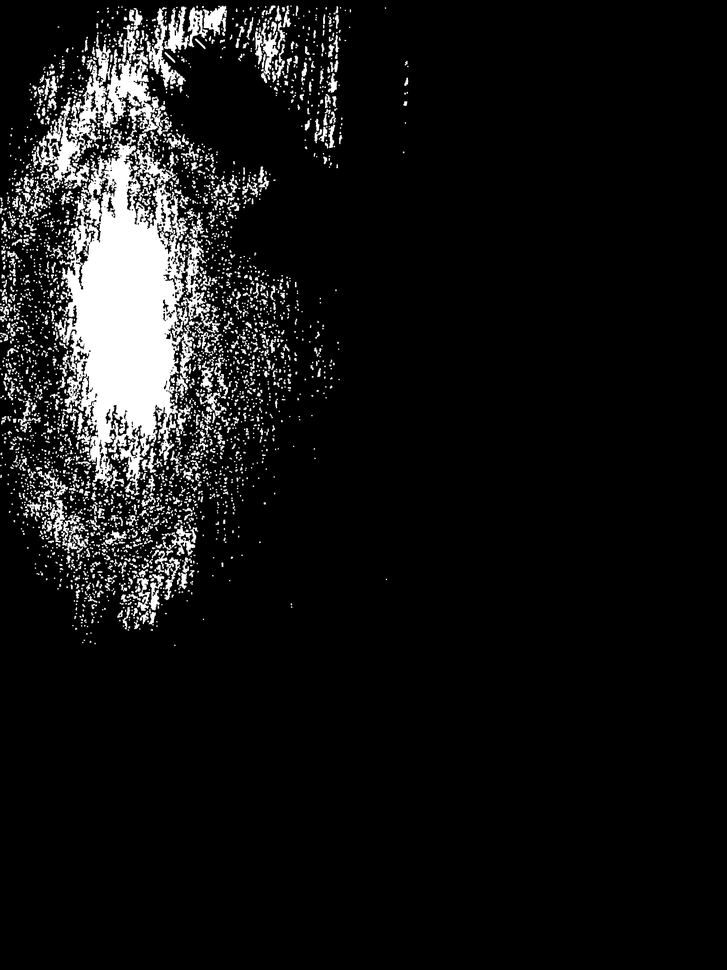
#> input picture aiot_cv/data/references/masks/ref_gluegun_01.png, 727 x 970 px, shrunk from 3024 x 4032 before the run, found by its file name
$ python generate_masks_simple.py
#> lines starting #> are read from the running program, lines starting #| are printed output that depends on the picture; after the words box and inside, x2 and y2 are one past the last pixel; in counts of white or black regions, pixels touching at a corner belong together
#!/usr/bin/env python3
"""
Simple mask generation script for reference images using PIL and scipy.
This script avoids OpenCV dependency issues.
"""

import os
import numpy as np
from PIL import Image
from scipy import ndimage

def generate_masks_for_images(image_files, input_dir, output_dir):
    """Generate masks for a list of image files."""
#> called with input_dir = 'aiot_cv/data/references/images', output_dir = 'aiot_cv/data/references/masks'

    # Ensure output directory exists
    os.makedirs(output_dir, exist_ok=True)

    print(f"Processing {len(image_files)} images")

    for img_file in image_files:
        img_path = os.path.join(input_dir, img_file)

        # Get corresponding mask filename
        mask_name = os.path.splitext(img_file)[0] + '.png'
        mask_path = os.path.join(output_dir, mask_name)

        print(f"Processing: {img_file}")

        try:
            # Load image
            img = Image.open(img_path)
#> img is the input picture: PIL image 727x970 L; min 0, max 255, mean 21.2
            w, h = img.size
#> w = 727; h = 970

            # Convert to numpy array
            img_array = np.array(img)

            # Create mask based on image analysis
            mask = create_mask_from_image(img_array)
#> in create_mask_from_image, `threshold = np.mean(gray) * 0.9`: threshold = 19.05
#> in create_mask_from_image, `mask = (gray < threshold).astype(np.uint8) * 255`:
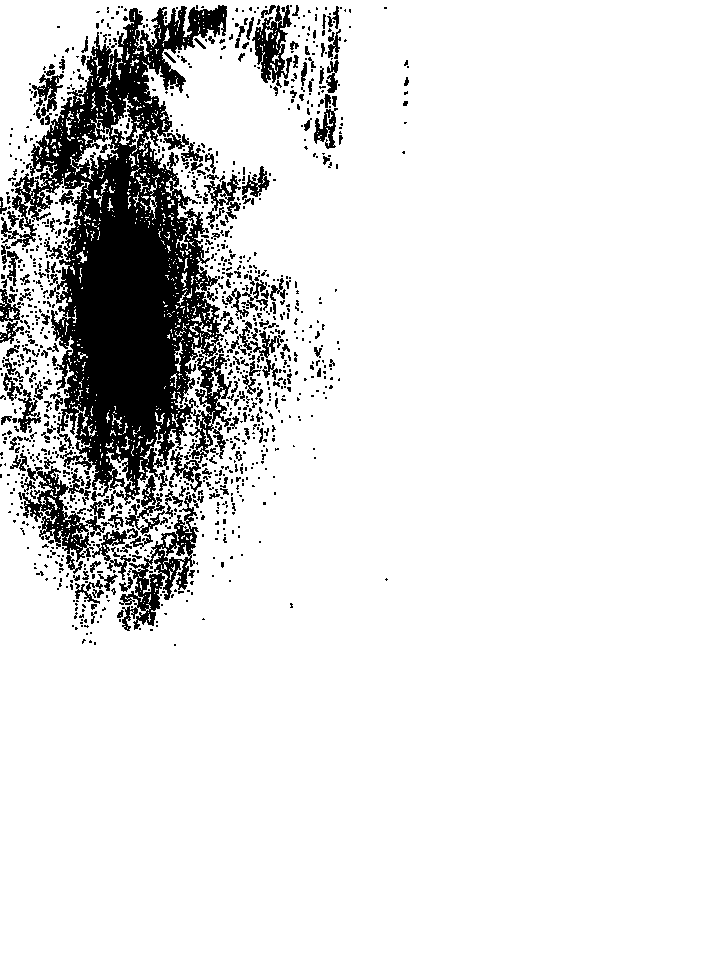
#> mask: shape (970, 727); 88.6% white; 1111 black regions (900 under 20 px), largest, box (x1, y1, x2, y2) and area: (1, 5, 232, 519) 51785, (119, 495, 199, 631) 3071, (18, 466, 105, 562) 2684

            # Apply morphological operations to clean up mask
            mask = clean_mask(mask)
#> in clean_mask, `binary_mask = ndimage.binary_opening(binary_mask, structure=np.ones((5..`:
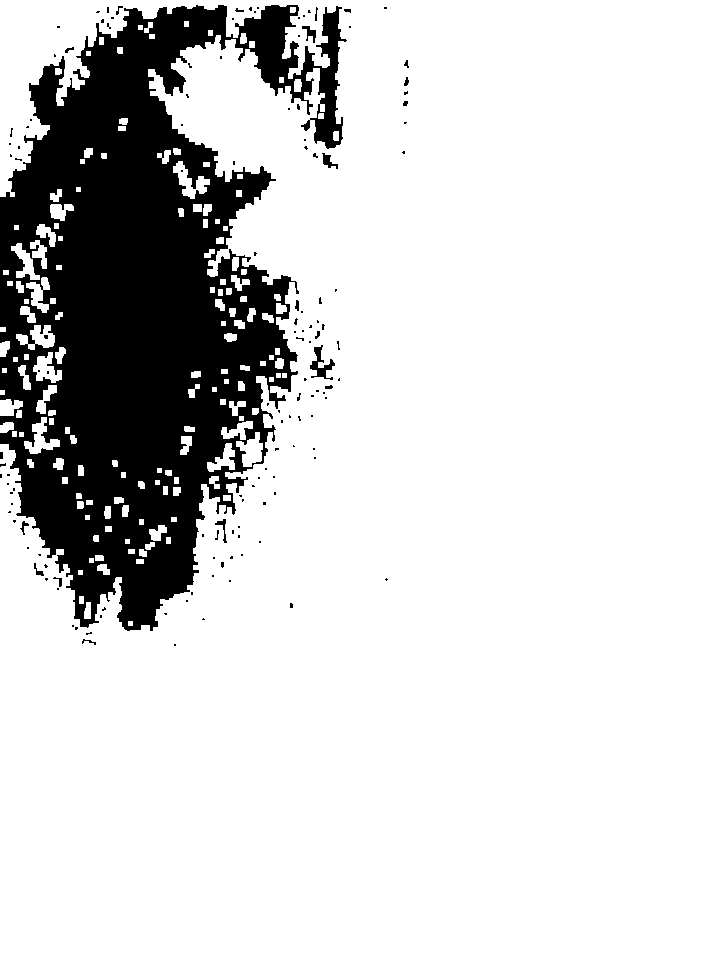
#> binary_mask: shape (970, 727) bool; 83.4% white; 138 black regions (117 under 20 px), largest, box (x1, y1, x2, y2) and area: (0, 5, 347, 631) 115162, (310, 345, 335, 380) 322, (322, 153, 338, 169) 110
#> in clean_mask, `binary_mask = ndimage.binary_fill_holes(binary_mask)`:
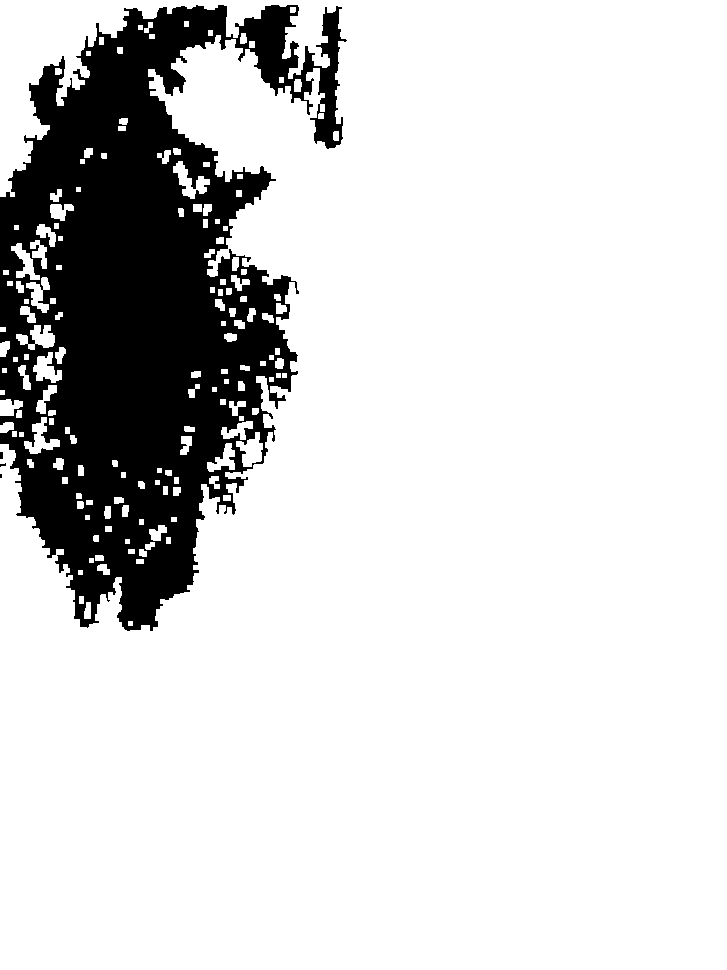
#> binary_mask: shape (970, 727) bool; 83.7% white; 4 black regions (2 under 20 px), largest, box (x1, y1, x2, y2) and area: (0, 5, 347, 631) 115109, (0, 452, 3, 459) 21
#> in clean_mask, `binary_mask = ndimage.binary_closing(binary_mask, structure=np.ones((3..`:
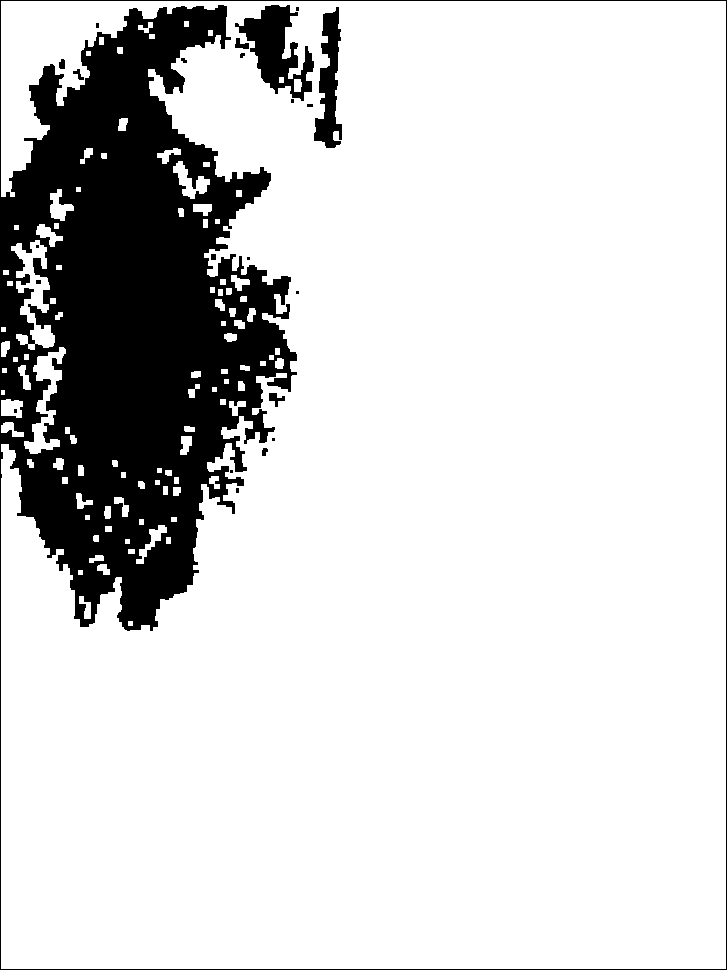
#> binary_mask: shape (970, 727) bool; 83.4% white; 23 black regions (11 under 20 px), largest, box (x1, y1, x2, y2) and area: (0, 0, 727, 970) 110761, (235, 5, 314, 101) 3394, (314, 7, 342, 148) 2140

            # Ensure mask is not too small
            mask_area = np.sum(mask > 0)
#> mask_area = 588330
            if mask_area < (w * h * 0.05):  # If mask is too small
                print(f"  -> Mask too small ({mask_area} pixels), creating center region")
                mask = create_center_mask(w, h)

            # Save mask
            mask_img = Image.fromarray(mask, mode='L')
            mask_img.save(mask_path)

            mask_area = np.sum(mask > 0)
            mask_percentage = (mask_area / (w * h)) * 100
#> mask_percentage = 83.43
            print(f"  -> Created mask: {mask_name} (area: {mask_area} pixels, {mask_percentage:.1f}%)")
#|   -> Created mask: ref_gluegun_01.png (area: 588330 pixels, 83.4%)

        except Exception as e:
            print(f"  -> Error processing {img_file}: {e}")
            # Create a fallback mask
            img = Image.open(img_path)
            w, h = img.size
            mask = np.ones((h, w), dtype=np.uint8) * 255
            mask_img = Image.fromarray(mask, mode='L')
            mask_img.save(mask_path)
            print(f"  -> Created fallback mask: {mask_name}")
#> pass 2 of the loop in generate_masks_for_images, `for img_file in image_files:`:
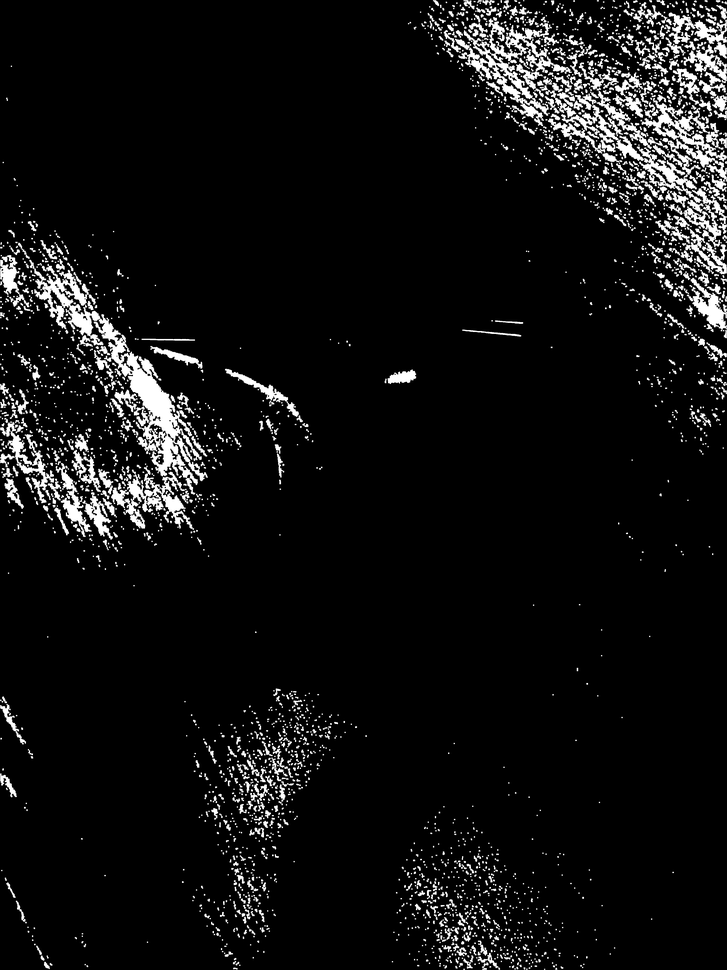
#> input picture aiot_cv/data/references/masks/ref_gluegun_02.png, 727 x 970 px, shrunk from 3024 x 4032 before the run, found by its file name
#> in generate_masks_for_images, img is the input picture: PIL image 727x970 L; min 0, max 255, mean 17
#> threshold = 15.33
#> in create_mask_from_image (call 2), `mask = (gray < threshold).astype(np.uint8) * 255`:
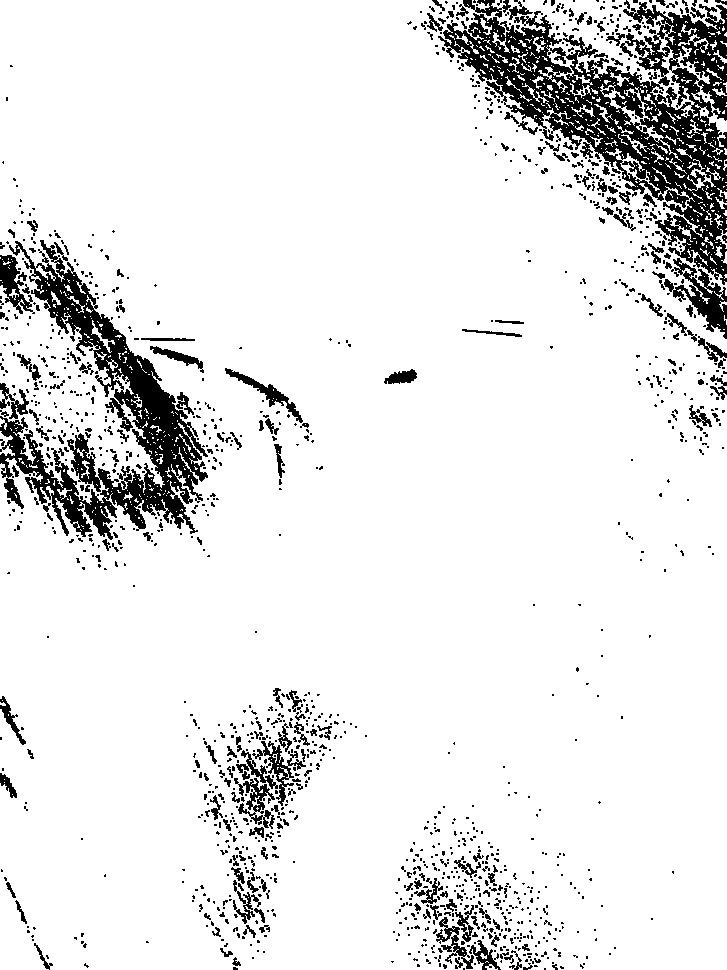
#> mask: shape (970, 727); 89.9% white; 1358 black regions (1127 under 20 px), largest, box (x1, y1, x2, y2) and area: (438, 2, 727, 285) 26410, (0, 240, 208, 540) 17604, (664, 258, 727, 339) 1726
#> in clean_mask (call 2), `binary_mask = ndimage.binary_closing(binary_mask, structure=np.ones((3..`:
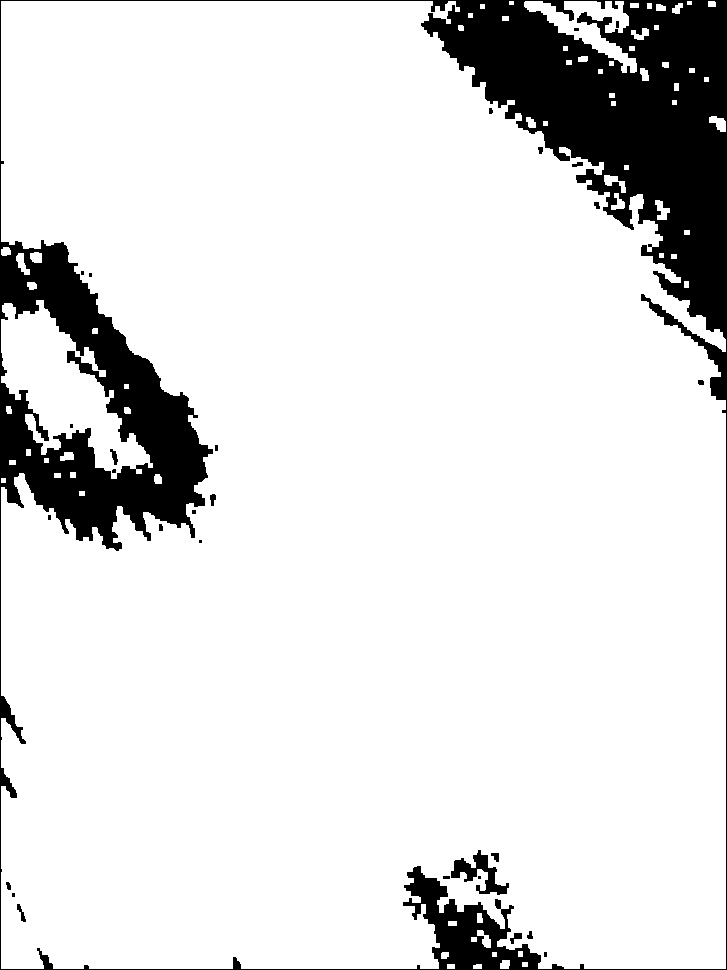
#> binary_mask: shape (970, 727) bool; 87.5% white; 29 black regions (12 under 20 px), largest, box (x1, y1, x2, y2) and area: (0, 0, 727, 970) 86792, (451, 850, 509, 895) 950, (510, 933, 522, 944) 69
#> mask_area = 616705
#> mask_percentage = 87.45
#|   -> Created mask: ref_gluegun_02.png (area: 616705 pixels, 87.5%)
#> pass 3 of the loop in generate_masks_for_images, `for img_file in image_files:`:
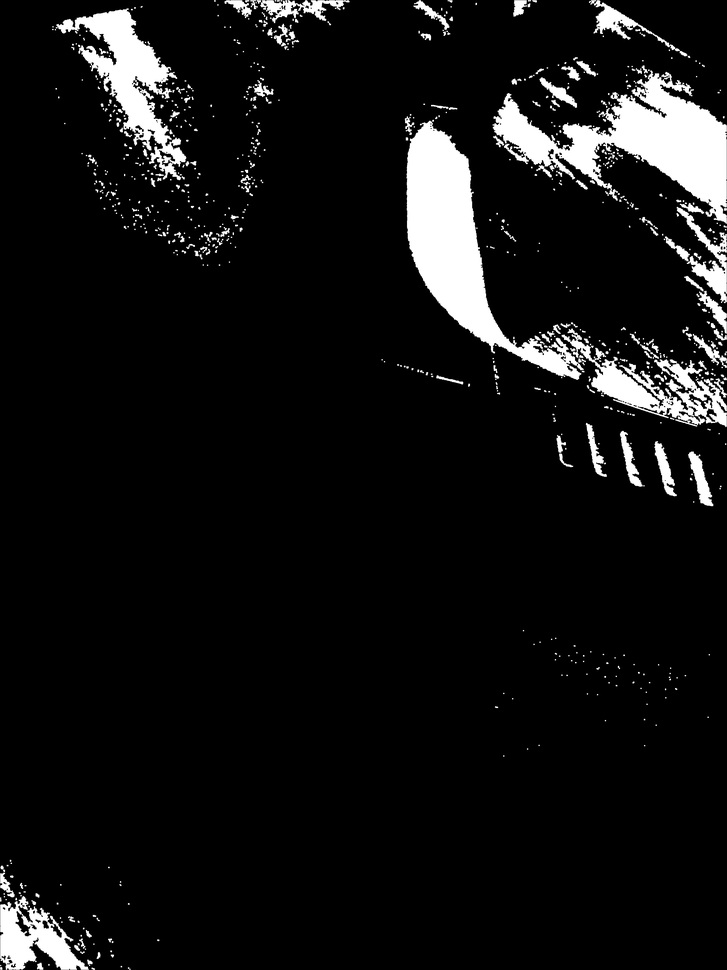
#> input picture aiot_cv/data/references/masks/ref_gluegun_04.png, 727 x 970 px, shrunk from 3024 x 4032 before the run, found by its file name
#> in generate_masks_for_images, img is the input picture: PIL image 727x970 L; min 0, max 255, mean 19.3
#> threshold = 17.35
#> in create_mask_from_image (call 3), `mask = (gray < threshold).astype(np.uint8) * 255`:
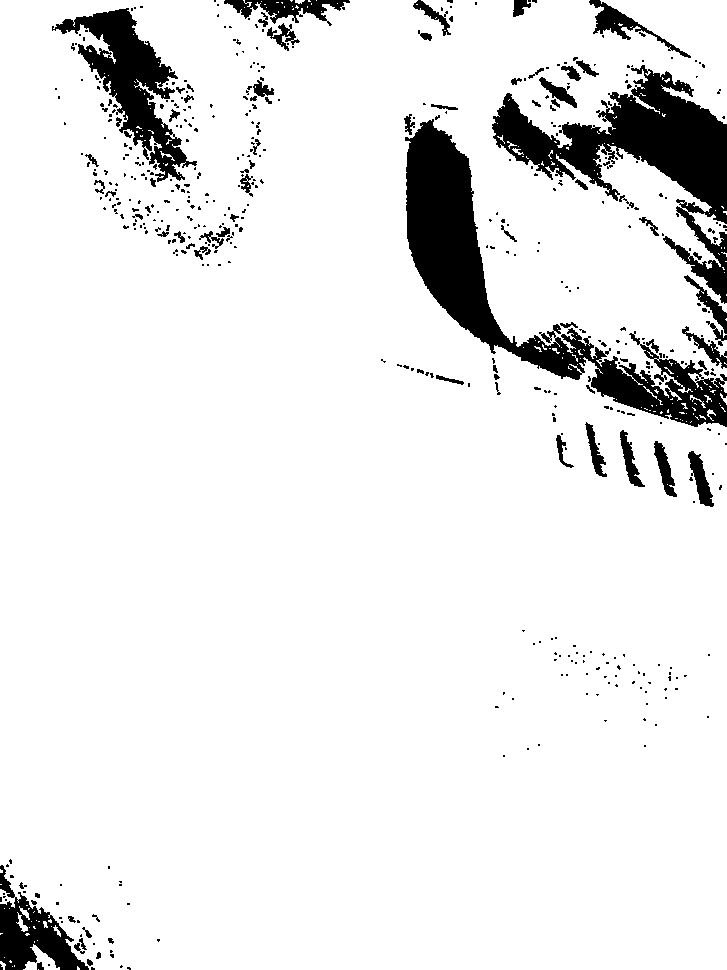
#> mask: shape (970, 727); 91.2% white; 493 black regions (411 under 20 px), largest, box (x1, y1, x2, y2) and area: (405, 119, 727, 427) 20259, (492, 65, 727, 304) 16965, (52, 8, 197, 182) 7799
#> in clean_mask (call 3), `binary_mask = ndimage.binary_closing(binary_mask, structure=np.ones((3..`:
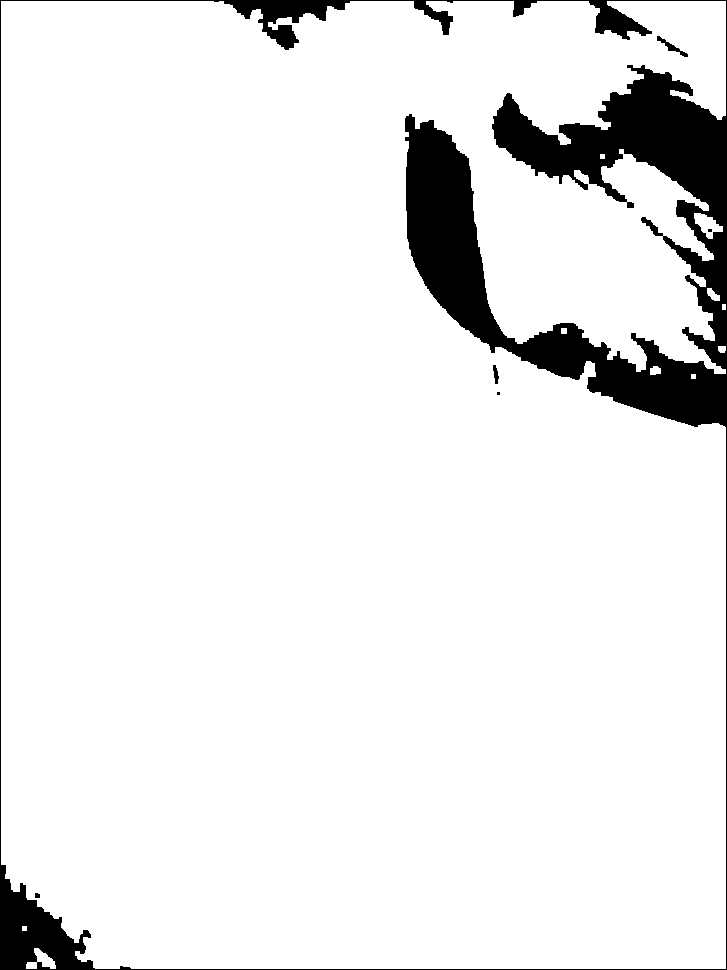
#> binary_mask: shape (970, 727) bool; 92.1% white; 6 black regions (2 under 20 px), largest, box (x1, y1, x2, y2) and area: (0, 0, 727, 970) 55600, (657, 36, 688, 57) 151, (493, 365, 499, 384) 70, (35, 893, 40, 898) 23
#> mask_area = 649325
#> mask_percentage = 92.08
#|   -> Created mask: ref_gluegun_04.png (area: 649325 pixels, 92.1%)
#> the loop made 5 passes; the first 3 are shown

def create_mask_from_image(img_array):
    """Create mask from image array using color analysis."""

    if len(img_array.shape) == 3:
        # RGB image - analyze colors
        r, g, b = img_array[:, :, 0], img_array[:, :, 1], img_array[:, :, 2]

        # For hot glue gun (pink objects)
        # Create mask for pink colors
        pink_mask = (
            (r > 180) & (r < 255) &  # High red
            (g > 100) & (g < 200) &  # Medium green
            (b > 150) & (b < 255)    # High blue
        )

        # Include white parts (trigger, nozzle, etc.)
        white_mask = (
            (r > 200) & (g > 200) & (b > 200)
        )

        # Combine masks
        mask = (pink_mask | white_mask).astype(np.uint8) * 255

    else:
        # Grayscale image - use threshold
        gray = img_array
        # Use adaptive threshold based on image statistics
        threshold = np.mean(gray) * 0.9
        mask = (gray < threshold).astype(np.uint8) * 255

    return mask

def clean_mask(mask):
    """Clean mask using morphological operations."""

    # Convert to binary
    binary_mask = mask > 0

    # Remove small objects
    binary_mask = ndimage.binary_opening(binary_mask, structure=np.ones((5,5)))

    # Fill holes
    binary_mask = ndimage.binary_fill_holes(binary_mask)

    # Smooth the mask
    binary_mask = ndimage.binary_closing(binary_mask, structure=np.ones((3,3)))

    # Convert back to uint8
    return binary_mask.astype(np.uint8) * 255

def create_center_mask(w, h):
    """Create a center region mask as fallback."""
    center_x, center_y = w // 2, h // 2
    mask_size = min(w, h) // 2
    mask = np.zeros((h, w), dtype=np.uint8)

    y1 = max(0, center_y - mask_size // 2)
    y2 = min(h, center_y + mask_size // 2)
    x1 = max(0, center_x - mask_size // 2)
    x2 = min(w, center_x + mask_size // 2)

    mask[y1:y2, x1:x2] = 255
    return mask

def main():
    """Main function to generate masks for hot glue gun images."""

    # Define paths
    input_dir = "aiot_cv/data/references/images"
    output_dir = "aiot_cv/data/references/masks"

    # Hot glue gun image files
    gluegun_images = [
        "ref_gluegun_01.png",
        "ref_gluegun_02.png",
        "ref_gluegun_04.png",
        "ref_gluegun_05.png",
        "ref_gluegun_06.png",
        "ref_gluegun_07.png"
    ]

    print("Creating masks for hot glue gun reference images...")
    print("Using simple PIL + scipy approach (no OpenCV)")

    # Generate masks
    generate_masks_for_images(gluegun_images, input_dir, output_dir)

    print("\n✅ Mask generation completed!")

if __name__ == "__main__":
#> (the run stopped early here; a loop or call above may not have finished)
